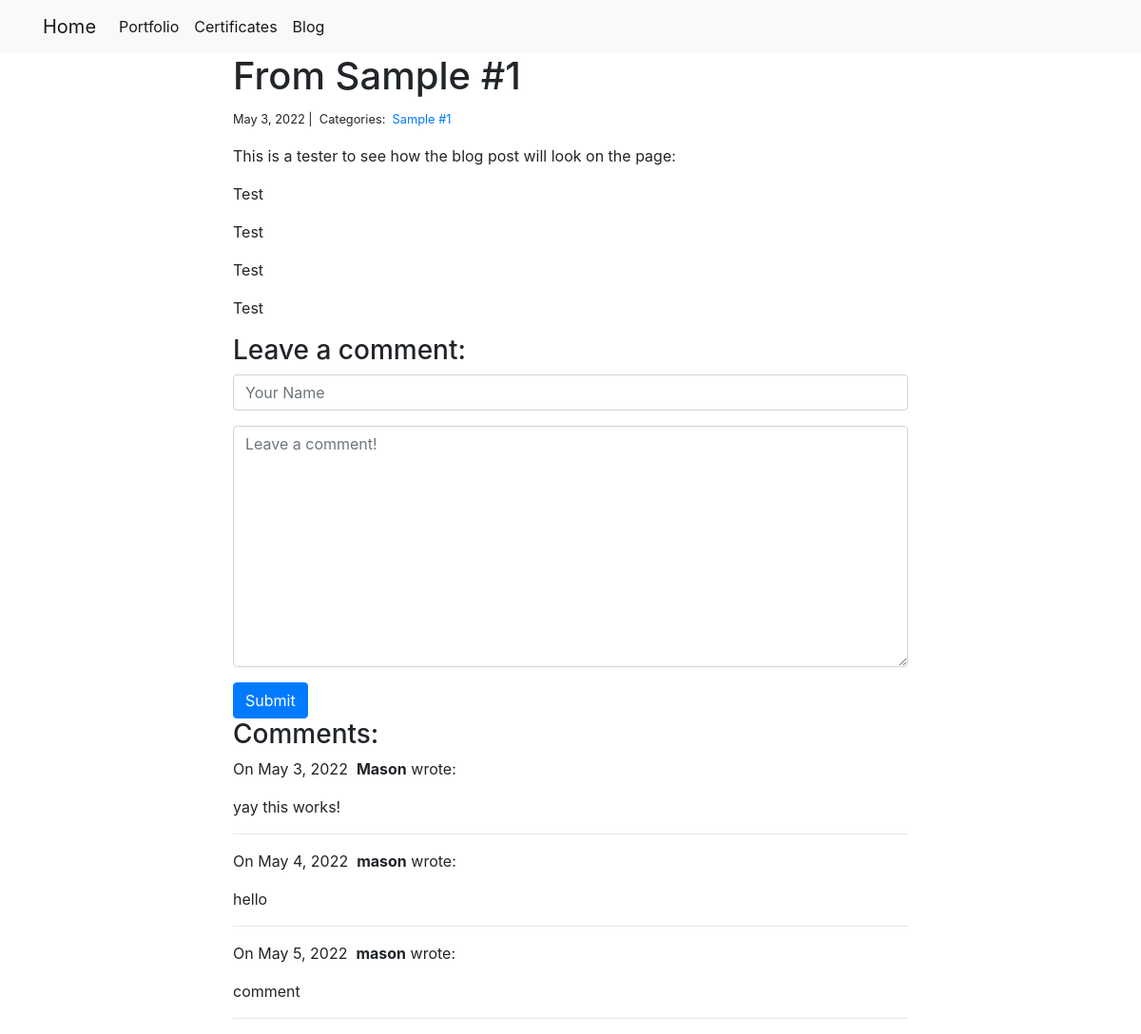
Page /blog/1/ on the committed database.
### blog/models.py (models this page shows)
class Post(models.Model):
    title = models.CharField(max_length=255)
    body = models.TextField()
    created_on = models.DateTimeField(auto_now_add=True)
    last_modified = models.DateTimeField(auto_now=True)
    categories = models.ManyToManyField('Category', related_name='posts')

class Category(models.Model):
    name = models.CharField(max_length=20)

class Comment(models.Model):
    author = models.CharField(max_length=60)
    body = models.TextField()
    created_on = models.DateTimeField(auto_now_add=True)
    post = models.ForeignKey('Post', on_delete=models.CASCADE)

### blog/views.py (the view, shortened to what this page needs)
# urls.py: path("<int:pk>/", views.blog_detail, name="blog_detail"),
def blog_detail(request, pk):
    post = Post.objects.get(pk=pk)
    form = CommentForm()
    comments = Comment.objects.filter(post=post)
    context = {"post": post, "comments": comments, "form": form}
    return render(request, "blog/blog_detail.html", context)

### blog/forms.py
class CommentForm(forms.Form):
    author = forms.CharField(
        max_length=60,
        widget=forms.TextInput(attrs={
            "class": "form-control",
            "placeholder": "Your Name"
        })
    )
    body = forms.CharField(widget=forms.Textarea(
        attrs={
            "class": "form-control",
            "placeholder": "Leave a comment!"
        })
    )

### blog/templates/blog/blog_detail.html (shortened to what this page needs)
{% extends "projects/base.html" %}
{% block content %}
<div class="col-md-8 offset-md-2">
    <h1>{{ post.title }}</h1>
    <small>
        {{ post.created_on.date }} |&nbsp;
        Categories:&nbsp;
        {% for category in post.categories.all %}
        <a href="{% url 'blog_category' category.name %}">
            {{ category.name }}
        </a>&nbsp;
        {% endfor %}
    </small>
    <p>{{ post.body | linebreaks }}</p>
    <h3>Leave a comment:</h3>
    <form action="/blog/{{ post.pk }}/" method="post">
        <div class="form-group">
            {{ form.author }}
        </div>
        <div class="form-group">
            {{ form.body }}
        </div>
        <button type="submit" class="btn btn-primary">Submit</button>
    </form>
    <h3>Comments:</h3>
    {% for comment in comments %}
    <p>
        On {{comment.created_on.date }}&nbsp;
        <b>{{ comment.author }}</b> wrote:
    </p>
    <p>{{ comment.body }}</p>
    <hr>
    {% endfor %}
</div>
{% endblock %}

### rows in the picture
Post: title "From Sample #1", created_on "May 3, 2022", body "This is a tester to see how the blog post will look on the page: Test Test Test Test"
Category: name "Sample #1"
Comment: created_on "May 3, 2022", author "Mason", body "yay this works!"
Comment: created_on "May 4, 2022", author "mason", body "hello"
Comment: created_on "May 5, 2022", author "mason", body "comment"
